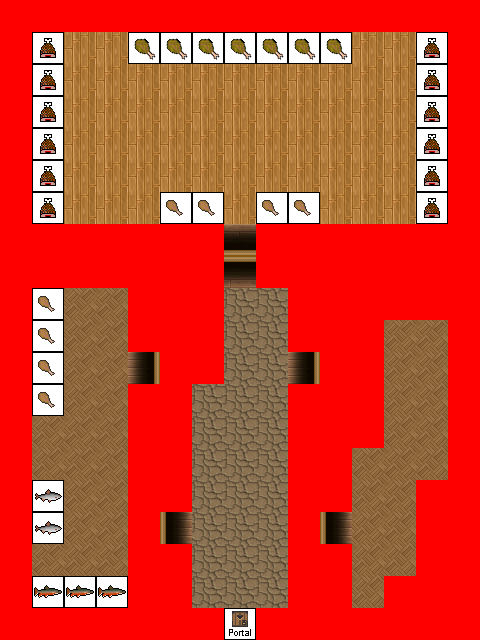

Tiled map render using the project's own tile images. Description and the map definition, with tile-layer contents summarised, below:
An orthogonal 15x20 tile map with 32x32 px tiles, 8 tile layers (0_floor, 1_terrain, 2_object, 3_roof, ...), 10 tilesets.

<map version="1.0" orientation="orthogonal" width="15" height="20" tilewidth="32" tileheight="32">
 <tileset firstgid="1" name="barrel" tilewidth="32" tileheight="32">
  <image source="../../tileset/item/pot/barrel.png" width="32" height="64" />
 </tileset>
 <tileset firstgid="3" name="bushes" tilewidth="32" tileheight="32">
  <image source="../../tileset/plant/bush/bushes.png" trans="ffffff" width="160" height="64" />
 </tileset>
 <tileset firstgid="13" name="collision" tilewidth="32" tileheight="32">
  <image source="../../tileset/logic/collision.png" width="32" height="32" />
 </tileset>
 <tileset firstgid="14" name="tiles" tilewidth="32" tileheight="32">
  <image source="../../tileset/ground/indoor/floors_3.png" width="192" height="64" />
 </tileset>
 <tileset firstgid="26" name="sciany" tilewidth="32" tileheight="32">
  <image source="../../tileset/pol/waly/int_plazy.png" width="96" height="288" />
 </tileset>
 <tileset firstgid="53" name="doors" tilewidth="32" tileheight="32">
  <image source="../../tileset/pol/domki/drzwi/door_drewno_int.png" width="160" height="96" />
 </tileset>
 <tileset firstgid="68" name="portale" tilewidth="32" tileheight="32">
  <image source="../../tileset/logic/portal.png" width="224" height="32" />
 </tileset>
 <tileset firstgid="75" name="Nieuprawniony" tilewidth="32" tileheight="32">
  <image source="../../tileset/logic/item/meat_and_fish.png" width="160" height="32" />
 </tileset>
 <tileset firstgid="80" name="barrels_2" tilewidth="32" tileheight="32">
  <image source="../../tileset/item/pot/barrels_2.png" width="128" height="64" />
 </tileset>
 <tileset firstgid="88" name="jagody" tilewidth="32" tileheight="32">
  <image source="../../tileset/logic/item/sheepfood.png" width="32" height="32" />
 </tileset>
 <layer name="0_floor" width="15" height="20">
  <data>[300 cells, 190 non-empty, 8 distinct tile ids]</data>
 </layer>
 <layer name="1_terrain" width="15" height="20">
  <data>[300 cells, 179 non-empty, 24 distinct tile ids]</data>
 </layer>
 <layer name="2_object" width="15" height="20">
  <data>[300 cells, 0 non-empty, 0 distinct tile ids]</data>
 </layer>
 <layer name="3_roof" width="15" height="20">
  <data>[300 cells, 0 non-empty, 0 distinct tile ids]</data>
 </layer>
 <layer name="4_roof_add" width="15" height="20">
  <data>[300 cells, 0 non-empty, 0 distinct tile ids]</data>
 </layer>
 <layer name="objects" width="15" height="20">
  <data>[300 cells, 41 non-empty, 7 distinct tile ids]</data>
 </layer>
 <layer name="collision" width="15" height="20">
  <data>[300 cells, 140 non-empty, 1 distinct tile ids]</data>
 </layer>
 <layer name="protection" width="15" height="20">
  <data>[300 cells, 0 non-empty, 0 distinct tile ids]</data>
 </layer>
</map>
